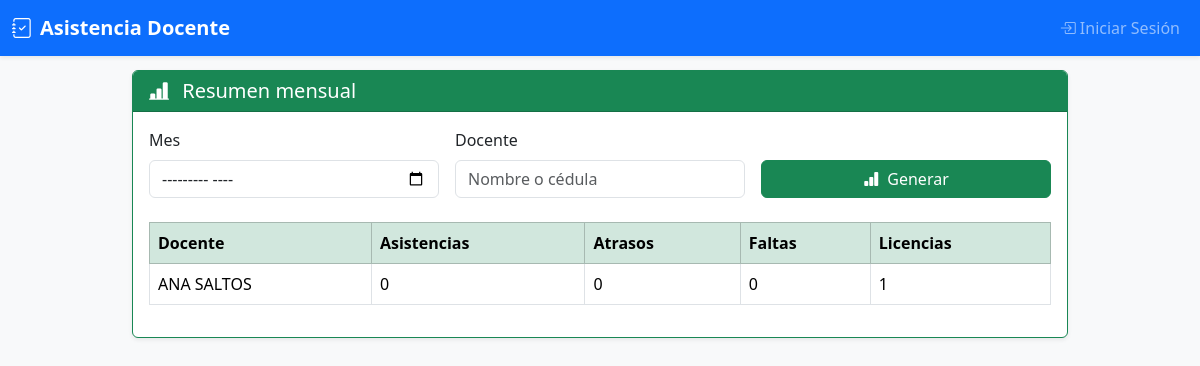
Screenshot of /reportes/resumen-mensual with the database file from the repository.
### models/docente.py (models this page shows, shortened)
class Docente(db.Model):
    __tablename__ = 'docentes'
    id = db.Column(db.Integer, primary_key=True)
    nombre = db.Column(db.String(100), nullable=False, index=True)
    cedula = db.Column(db.String(10), unique=True, nullable=False, index=True)   # Nueva columna
    telefono = db.Column(db.String(15), nullable=False)                          # Nueva columna
    correo = db.Column(db.String(120), unique=True, nullable=False, index=True)  # Nueva columna
    jornada = db.Column(db.String(20), nullable=False, index=True)  # matutina o vespertina
    qr_code_path = db.Column(db.String(200))
    activo = db.Column(db.Boolean, default=True, index=True)
    tipo = db.Column(db.String(20), nullable=False, index=True)  # DOCENTE, ADMINISTRATIVO, CONSERJE, DECE
    fecha_creacion = db.Column(db.DateTime, default=db.func.current_timestamp())
    fecha_actualizacion = db.Column(
        db.DateTime,
        default=db.func.current_timestamp(),
        onupdate=db.func.current_timestamp()
    )
    asistencias = db.relationship('Asistencia', backref='docente', lazy=True, cascade='all, delete-orphan')
    licencias = db.relationship('Licencia', back_populates='docente', cascade='all, delete-orphan')
    __table_args__ = (
        db.Index('idx_docente_activo_tipo', 'activo', 'tipo'),
        db.Index('idx_docente_jornada_activo', 'jornada', 'activo'),
        db.Index('idx_docente_nombre', 'nombre'),
    )

### blueprints/reportes/routes.py (the view)
@reportes_bp.route('/resumen-mensual')
def reporte_resumen_mensual():
    mes_str = request.args.get('mes', '').strip()  # formato esperado: YYYY-MM
    docente_filtro = request.args.get('docente', '').strip()
    try:
        if mes_str:
            año, mes_num = map(int, mes_str.split('-'))
            inicio_mes = date(año, mes_num, 1)
        else:
            hoy = date.today()
            año, mes_num = hoy.year, hoy.month
            inicio_mes = date(año, mes_num, 1)
            mes_str = inicio_mes.strftime('%Y-%m')
    except ValueError:
        flash("Formato de mes inválido. Usa YYYY-MM.", "danger")
        return redirect(url_for('reportes.reporte_resumen_mensual'))
    query = Asistencia.query.join(Docente).filter(
        extract('year', Asistencia.fecha) == año,
        extract('month', Asistencia.fecha) == mes_num
    )
    if docente_filtro:
        query = query.filter(Docente.nombre.ilike(f'%{docente_filtro}%'))
    registros = query.all()
    resumen = {}
    hora_referencia = datetime.strptime('08:00', '%H:%M').time()
    for r in registros:
        nombre = r.docente.nombre
        if nombre not in resumen:
            resumen[nombre] = {
                'asistencias': 0,
                'ausentes': 0,
                'pendientes': 0,
                'atrasos': 0
            }
        if r.estado == 'presente':
            resumen[nombre]['asistencias'] += 1
            if r.hora_entrada and r.hora_entrada > hora_referencia:
                resumen[nombre]['atrasos'] += 1
        elif r.estado == 'ausente':
            resumen[nombre]['ausentes'] += 1
        elif r.estado == 'pendiente':
            resumen[nombre]['pendientes'] += 1
    return render_template('reportes/resumen_mensual.html',
        resumen=resumen,
        mes=mes_str,
        docente=docente_filtro
    )

### templates/reportes/resumen_mensual.html (shortened to what this page needs)
{% extends 'base.html' %}
{% block content %}
<div class="card shadow-sm border-success">
  <div class="card-header bg-success text-white">
    <h5 class="mb-0"><i class="bi bi-bar-chart-line-fill me-2"></i> Resumen mensual</h5>
  </div>
  <div class="card-body">
    <form method="get" class="row g-3 mb-4">
      <div class="col-md-4">
        <label for="mes" class="form-label">Mes</label>
        <input type="month" class="form-control" id="mes" name="mes">
      </div>
      <div class="col-md-4">
        <label for="docente" class="form-label">Docente</label>
        <input type="text" class="form-control" id="docente" name="docente" placeholder="Nombre o cédula">
      </div>
      <div class="col-md-4 d-flex align-items-end">
        <button type="submit" class="btn btn-success w-100"><i class="bi bi-bar-chart-fill me-1"></i> Generar</button>
      </div>
    </form>
    <div class="table-responsive">
      <table class="table table-bordered table-hover align-middle">
        <thead class="table-success">
          <tr>
            <th>Docente</th>
            <th>Asistencias</th>
            <th>Atrasos</th>
            <th>Faltas</th>
            <th>Licencias</th>
          </tr>
        </thead>
        <tbody>
  {% for nombre, datos in resumen.items() %}
    <tr>
      <td>{{ nombre }}</td>
      <td>{{ datos.asistencias }}</td>
      <td>{{ datos.atrasos }}</td>
      <td>{{ datos.ausentes }}</td>
      <td>{{ datos.pendientes }}</td>
    </tr>
  {% else %}
    <tr><td colspan="5" class="text-center text-muted">Sin datos para el mes seleccionado</td></tr>
  {% endfor %}
</tbody>
      </table>
    </div>
  </div>
</div>
{% endblock %}

### templates/base.html (style rules this page uses)
body { padding-top: 70px; background-color: #f8f9fa; }

### rows the page displays
Docente: nombre "ANA SALTOS", asistencias "0", atrasos "0", ausentes "0", pendientes "1"
